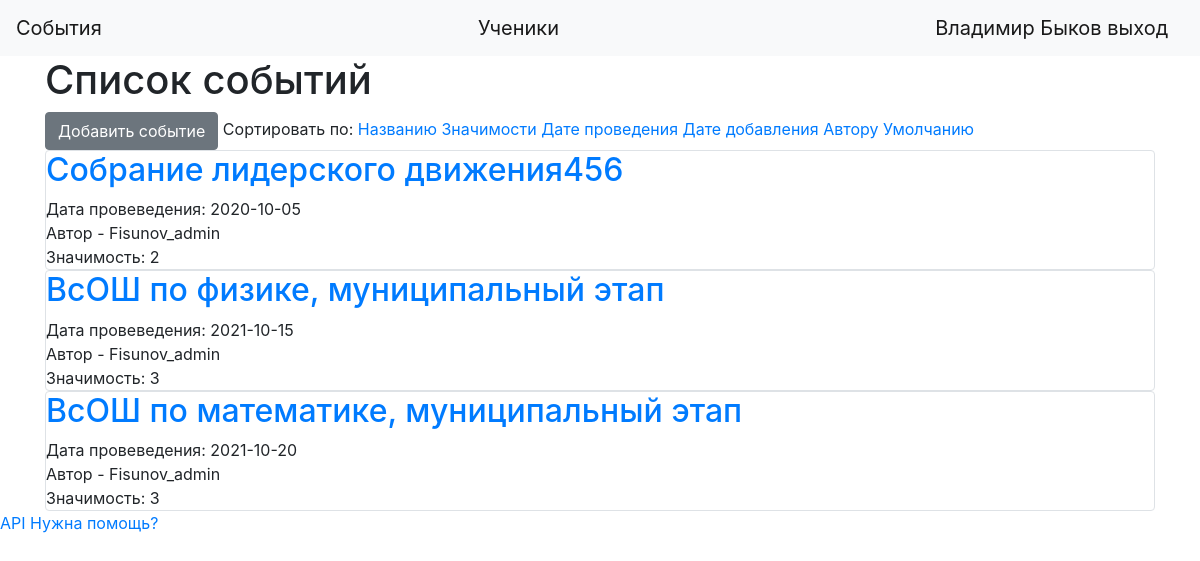
The page /main (signed in) on the database its author committed.
### data/users.py (models this page shows, shortened)
class User(SqlAlchemyBase, UserMixin):
    __tablename__ = 'users'
    id = sqlalchemy.Column(sqlalchemy.Integer, primary_key=True, autoincrement=True)
    name = sqlalchemy.Column(sqlalchemy.String, nullable=True)
    about = sqlalchemy.Column(sqlalchemy.String, nullable=True)
    email = sqlalchemy.Column(sqlalchemy.String, index=True, unique=True, nullable=True)
    role = sqlalchemy.Column(sqlalchemy.Integer)
    hashed_password = sqlalchemy.Column(sqlalchemy.String, nullable=True)
    verified = sqlalchemy.Column(sqlalchemy.Boolean, default=0)
    created_date = sqlalchemy.Column(sqlalchemy.DateTime, default=datetime.datetime.now)

### data/events.py (models this page shows, shortened)
class Events(SqlAlchemyBase, SerializerMixin):
    __tablename__ = 'events'
    id = sqlalchemy.Column(sqlalchemy.Integer, primary_key=True, autoincrement=True)
    event_name = sqlalchemy.Column(sqlalchemy.String)
    event_date = sqlalchemy.Column(sqlalchemy.Date, default="2020-10-10")
    event_add_date = sqlalchemy.Column(sqlalchemy.DateTime, default=datetime.datetime.now)
    author_id = sqlalchemy.Column(sqlalchemy.Integer, sqlalchemy.ForeignKey("users.id"))
    author = orm.relationship('User', foreign_keys="Events.author_id", backref="events")
    value = sqlalchemy.Column(sqlalchemy.Integer, default=1)
    ids = sqlalchemy.Column(sqlalchemy.String, default="[]")
    annotation = sqlalchemy.Column(sqlalchemy.String)

### main.py (the view)
@app.route("/")
@app.route("/main")
@app.route("/main/<sort_type>")
@login_required
def index(sort_type="default"):
    db_sess = db_session.create_session()
    events = db_sess.query(Events)
    if sort_type == "sorted_by_name":
        events = [i for i in sorted(events, key=lambda x: x.event_name)]
    elif sort_type == "sorted_by_value":
        events = [i for i in sorted(events, key=lambda x: x.value)]
    elif sort_type == "sorted_by_event_date":
        events = [i for i in sorted(events, reverse=True, key=lambda x: x.event_date)]
    elif sort_type == "sorted_by_add_date":
        events = [i for i in sorted(events, key=lambda x: x.event_add_date)]
    elif sort_type == "sorted_by_author":
        events = [i for i in sorted(events, key=lambda x: x.author_id)]
    return render_template("index.html", events=events, title="Главная", super_admins=super_admins_ids)

### data/db_session.py (called while the page is built)
def create_session() -> Session:
    global __factory
    return __factory()

### main.py (called while the page is built)
@login_manager.user_loader
def load_user(user_id):
    db_sess = db_session.create_session()
    return db_sess.query(User).get(user_id)

### templates/index.html (shortened to what this page needs)
{% extends "base.html" %}
{% block content %}
    <h1>Список событий</h1>
    {% if current_user.is_authenticated and current_user.role == "sell" %}
        <a href="/add_event" class="btn btn-secondary">Добавить событие</a>
    {% endif %}
    Сортировать по: <a href="/main/sorted_by_name">Названию</a> <a href="/main/sorted_by_value">Значимости</a>
    <a href="/main/sorted_by_event_date">Дате проведения</a> <a href="/main/sorted_by_event_add_date">Дате добавления</a>
    <a href="/main/sorted_by_event_author">Автору</a> <a href="/main">Умолчанию</a>
    {% for item in events %}
        <div class="col-md6 border rounded">
            <h2><a href="/event/{{item.id}}">{{item.event_name}}</a></h2>
            <div>
                Дата провеведения: {{ item.event_date }}
            </div>
            <div>
                Автор - {{ item.author.name }}
            </div>
            <div>Значимость: {{item.value}}</div>
        </div>
    {% endfor %}
{% endblock %}

### templates/base.html (shortened to what this page needs)
<!doctype html>
<html lang="en">
<head>
    <link rel="stylesheet" href="https://stackpath.bootstrapcdn.com/bootstrap/4.4.1/css/bootstrap.min.css">
</head>
  <body>
    <header>
        <nav class="navbar navbar-light bg-light">
        <a class="navbar-brand" href="/main">События</a>
        <a class="navbar-brand" href="/view_students">Ученики</a>
        {% if current_user.is_authenticated %}
            <a class="navbar-brand" href="/logout">{{ current_user.name }} выход</a>
        {% else %}
            <p>
                <a class="btn btn-primary " href="/register">Зарегистрироваться</a>
                <a class="btn btn-success" href="/login">Войти</a>
            </p>
        {% endif %}
    </nav>
    </header>
    <main role="main" class="container">
        {% block content %}{% endblock %}
    </main>
    <a href="/api">API</a>
    <a href="/support">Нужна помощь?</a>
  </body>
</html>

### rows shown on the page
User: name "Владимир Быков"
Events: event_name "Собрание лидерского движения456", event_date "2020-10-05", author.name "Fisunov_admin", value "2"
Events: event_name "ВсОШ по физике, муниципальный этап", event_date "2021-10-15", author.name "Fisunov_admin", value "3"
Events: event_name "ВсОШ по математике, муниципальный этап", event_date "2021-10-20", author.name "Fisunov_admin", value "3"
